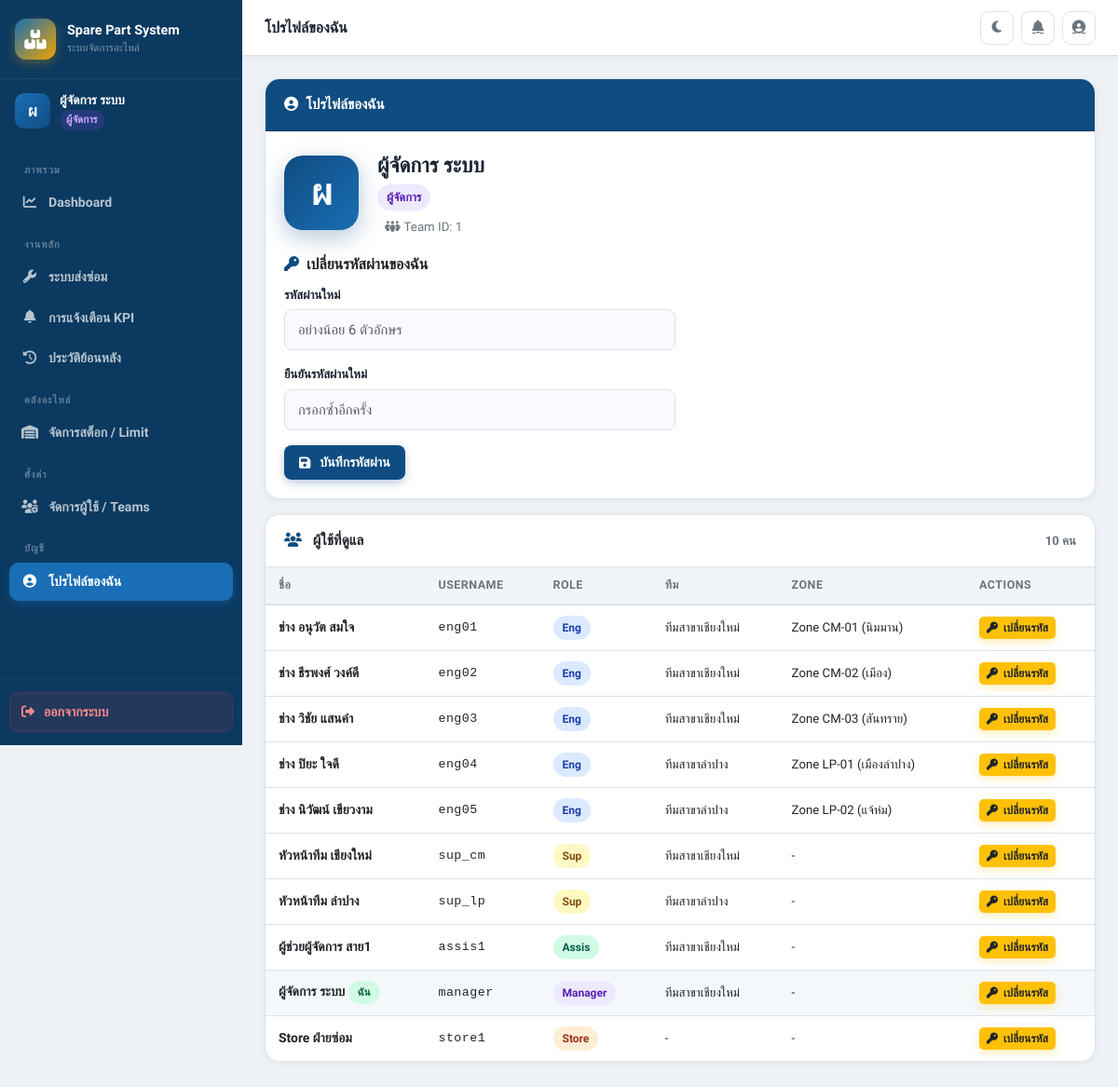
Screenshot of /pages/user_profile.php (signed in) with the database file from the repository.
### tables this page shows
CREATE TABLE IF NOT EXISTS Users (
    User_ID     INT AUTO_INCREMENT PRIMARY KEY,
    Username    VARCHAR(50)  NOT NULL UNIQUE,
    Password    VARCHAR(255) NOT NULL,
    Fullname    VARCHAR(100) NOT NULL,
    Role_Level  ENUM('Eng','Sup','Assis','Manager','Store') NOT NULL DEFAULT 'Eng',
    Team_ID     INT NULL,
    Zone_ID     INT NULL,
    Assis_Teams VARCHAR(200) NULL COMMENT 'comma-separated Team_IDs สำหรับ Assis',
    FOREIGN KEY (Team_ID) REFERENCES Teams(Team_ID) ON DELETE SET NULL,
    FOREIGN KEY (Zone_ID) REFERENCES Zones(Zone_ID)  ON DELETE SET NULL
);

CREATE TABLE IF NOT EXISTS Teams (
    Team_ID   INT AUTO_INCREMENT PRIMARY KEY,
    Team_Name VARCHAR(100) NOT NULL
);

CREATE TABLE IF NOT EXISTS Zones (
    Zone_ID   INT AUTO_INCREMENT PRIMARY KEY,
    Zone_Name VARCHAR(100) NOT NULL,
    Team_ID   INT NOT NULL,
    FOREIGN KEY (Team_ID) REFERENCES Teams(Team_ID) ON DELETE CASCADE
);

### config/controller.php (called while the page is built, shortened)
<?php
require_once 'database.php';
class SystemController {
    private $conn;
    public function __construct() {
        $database    = new Database();
        $this->conn  = $database->getConnection();
    }
    public function getUsersForProfileManagement($r, $i, $t) {
        $base = "SELECT u.*, z.Zone_Name, tm.Team_Name FROM Users u LEFT JOIN Teams tm ON u.Team_ID=tm.Team_ID LEFT JOIN Zones z ON u.Zone_ID=z.Zone_ID";
        if ($r=='Manager') return $this->conn->query("$base ORDER BY u.Role_Level, u.User_ID")->fetchAll(PDO::FETCH_ASSOC);
        $s = $this->conn->prepare("$base WHERE u.User_ID=?"); $s->execute([$i]); return $s->fetchAll(PDO::FETCH_ASSOC);
    }
}
?>

### config/database.php (called while the page is built, shortened)
<?php
class Database {
    private $host;
    private $db_name;
    private $username;
    private $password;
    public function __construct() {
        $this->host     = getenv('DB_HOST') ?: "localhost";
        $this->db_name  = getenv('DB_NAME') ?: "spare_part_system";
        $this->username = getenv('DB_USER') ?: "root";
        $this->password = getenv('DB_PASS') ?: "";
    }
    public function getConnection() {
        $this->conn = null;
        try {
            $this->conn = new PDO(
                "mysql:host={$this->host};dbname={$this->db_name};charset=utf8mb4",
                $this->username,
                $this->password
            );
            $this->conn->exec("SET NAMES utf8mb4");
            $this->conn->setAttribute(PDO::ATTR_ERRMODE, PDO::ERRMODE_EXCEPTION);
        } catch (PDOException $e) {
            error_log("DB Connection error: " . $e->getMessage());
        }
        return $this->conn;
    }
}
?>

### pages/user_profile.php (the view, shortened to what this page needs)
<?php
require_once '../config/controller.php';
require_once '../includes/header.php';
$sys  = new SystemController();
$role = $_SESSION['role'];
$uid  = $_SESSION['user_id'];
$tid  = $_SESSION['team_id'] ?? 0;
$managed_users = $sys->getUsersForProfileManagement($role, $uid, $tid);
$role_labels = ['Eng'=>'ช่าง','Sup'=>'หัวหน้าทีม','Assis'=>'ผู้ช่วยผู้จัดการ','Manager'=>'ผู้จัดการ','Store'=>'เจ้าหน้าที่ Store'];
function hu($s){ return htmlspecialchars($s??'',ENT_QUOTES,'UTF-8'); }
?>
<div class="content-wrapper">
<div class="card mb-3">
    <div class="card-header primary">
        <span><i class="fa-solid fa-circle-user me-2"></i>โปรไฟล์ของฉัน</span>
    </div>
    <div class="card-body">
        <div style="display:flex;align-items:center;gap:20px;flex-wrap:wrap;margin-bottom:20px">
            <div style="width:80px;height:80px;border-radius:20px;background:linear-gradient(135deg,var(--primary),var(--primary-light));display:flex;align-items:center;justify-content:center;font-size:2.5rem;color:#fff;font-weight:700;flex-shrink:0;box-shadow:0 8px 24px rgba(15,76,129,.3)">
                <?php echo mb_substr($_SESSION['fullname']??'?',0,1,'UTF-8'); ?>
            </div>
            <div>
                <div style="font-size:1.4rem;font-weight:800;color:var(--text)"><?php echo hu($_SESSION['fullname']??'-'); ?></div>
                <div style="font-size:.85rem;margin-top:4px">
                    <span class="badge-status <?php $rb=['Eng'=>'st-2','Sup'=>'st-9','Assis'=>'st-1','Manager'=>'st-3','Store'=>'st-5']; echo $rb[$role]??'st-2'; ?>" style="font-size:.8rem">
                        <?php echo $role_labels[$role] ?? $role; ?>
                    </span>
                </div>
                <div style="font-size:.83rem;color:var(--text-muted);margin-top:8px">
                    <?php if ($_SESSION['team_id']??0): ?>
                    <i class="fa-solid fa-people-group me-1 ms-2"></i>Team ID: <?php echo $_SESSION['team_id']; ?>
                    <?php endif; ?>
                </div>
            </div>
        </div>
        <div style="max-width:420px">
            <h6 style="font-weight:700;margin-bottom:14px"><i class="fa-solid fa-key me-2" style="color:var(--primary)"></i>เปลี่ยนรหัสผ่านของฉัน</h6>
            <form method="POST">
                <div class="form-group">
                    <label class="form-label">รหัสผ่านใหม่</label>
                    <input type="password" name="new_password" class="form-control" placeholder="อย่างน้อย 6 ตัวอักษร" required>
                </div>
                <div class="form-group">
                    <label class="form-label">ยืนยันรหัสผ่านใหม่</label>
                    <input type="password" name="confirm_password" class="form-control" placeholder="กรอกซ้ำอีกครั้ง" required>
                </div>
                <button type="submit" class="btn btn-primary">
                    <i class="fa-solid fa-floppy-disk me-1"></i>บันทึกรหัสผ่าน
                </button>
            </form>
        </div>
    </div>
</div>
<?php if (count($managed_users) > 1): ?>
<div class="card">
    <div class="card-header">
        <span><i class="fa-solid fa-users me-2" style="color:var(--primary)"></i>
            <?php echo $role === 'Sup' ? 'ช่างในทีม' : 'ผู้ใช้ที่ดูแล'; ?>
        </span>
        <span style="font-size:.82rem;color:var(--text-muted)"><?php echo count($managed_users); ?> คน</span>
    </div>
    <div class="table-responsive">
    <table class="table-custom">
        <thead><tr><th>ชื่อ</th><th>Username</th><th>Role</th><th>ทีม</th><th>Zone</th><th>Actions</th></tr></thead>
        <tbody>
        <?php foreach($managed_users as $u):
            $isMe = $u['User_ID'] == $uid; ?>
        <tr <?php if($isMe) echo 'style="background:rgba(15,76,129,.04)"'; ?>>
            <td style="font-weight:<?php echo $isMe?'700':'600'; ?>;font-size:.87rem">
                <?php echo hu($u['Fullname']); ?>
                <?php if($isMe): ?> <span class="badge-status st-1" style="font-size:.72rem">ฉัน</span><?php endif; ?>
            </td>
            <td class="font-mono" style="font-size:.83rem"><?php echo hu($u['Username']); ?></td>
            <td><span class="badge-status <?php $rb=['Eng'=>'st-2','Sup'=>'st-9','Assis'=>'st-1','Manager'=>'st-3','Store'=>'st-5']; echo $rb[$u['Role_Level']]??'st-2'; ?>"><?php echo hu($u['Role_Level']); ?></span></td>
            <td style="font-size:.83rem"><?php echo hu($u['Team_Name']??'-'); ?></td>
            <td style="font-size:.83rem"><?php echo hu($u['Zone_Name']??'-'); ?></td>
            <td>
                <button class="btn btn-warning btn-xs" onclick="openPwModal(<?php echo $u['User_ID']; ?>,'<?php echo hu($u['Fullname']); ?>')">
                    <i class="fa-solid fa-key"></i> เปลี่ยนรหัส
                </button>
            </td>
        </tr>
        <?php endforeach; ?>
        </tbody>
    </table>
    </div>
</div>
<?php endif; ?>
</div>
<?php require_once '../includes/footer.php'; ?>

### assets/css/style.css (style rules this page uses)
*, *::before, *::after { box-sizing: border-box; }
body { font-family: 'Sarabun', sans-serif; background-color: var(--bg); color: var(--text); margin: 0; transition: background-color 0.3s, color 0.3s; }
.content-wrapper { padding: 24px; flex: 1; }
.card { background: var(--card-bg); border: 1px solid var(--border); border-radius: 16px; overflow: hidden; box-shadow: 0 1px 8px rgba(0,0,0,0.05); margin-bottom: 20px; }
.card-header { padding: 16px 20px; border-bottom: 1px solid var(--border); display: flex; align-items: center; justify-content: space-between; font-weight: 700; font-size: 0.95rem; background: var(--card-bg); }
.card-header.primary { background: var(--primary); color: #fff; border-color: var(--primary-dark); }
.card-body { padding: 20px; }
.table-custom { width: 100%; border-collapse: collapse; font-size: 0.88rem; }
.table-custom th { background: var(--table-head); color: var(--text-muted); font-weight: 700; font-size: 0.78rem; text-transform: uppercase; letter-spacing: 0.5px; padding: 10px 14px; border-bottom: 2px solid var(--border); text-align: left; white-space: nowrap; }
.table-custom td { padding: 11px 14px; border-bottom: 1px solid var(--border); vertical-align: middle; }
.table-custom tbody tr { transition: background 0.15s; }
.table-custom tbody tr:last-child td { border-bottom: none; }
.table-responsive { overflow-x: auto; -webkit-overflow-scrolling: touch; }
.badge-status { display: inline-flex; align-items: center; gap: 5px; padding: 4px 10px; border-radius: 20px; font-size: 0.75rem; font-weight: 700; white-space: nowrap; }
.st-1 { background:#d1fae5; color:#065f46; }
.st-2 { background:#dbeafe; color:#1e40af; }
.st-3 { background:#ede9fe; color:#5b21b6; }
.st-5 { background:#ffedd5; color:#9a3412; }
.st-9 { background:#fef9c3; color:#854d0e; }
.btn { display:inline-flex; align-items:center; gap:6px; padding:8px 16px; border-radius:8px; font-family:'Sarabun',sans-serif; font-size:0.88rem; font-weight:700; border:none; cursor:pointer; transition:all 0.2s; white-space:nowrap; }
.btn-primary { background:var(--primary); color:#fff; box-shadow:0 3px 10px rgba(15,76,129,.3); }
.btn-warning { background:#ffc107; color:#212529; box-shadow:0 3px 10px rgba(255,193,7,.3); }
.btn-xs { padding:3px 8px; font-size:0.75rem; border-radius:5px; }
.form-group { margin-bottom: 16px; }
.form-label { display:block; font-size:0.82rem; font-weight:700; color:var(--text); margin-bottom:6px; }
.form-control { display:block; width:100%; padding:10px 14px; border:1.5px solid var(--border); border-radius:8px; font-family:'Sarabun',sans-serif; font-size:0.92rem; background:var(--input-bg); color:var(--text); transition:all 0.2s; outline:none; }
.font-mono { font-family:'Consolas','Courier New',monospace; letter-spacing:.5px; }
.mb-3 { margin-bottom:16px!important; }

### rows the page displays
users: Fullname "ช่าง อนุวัต สมใจ", Username "eng01", Role_Level "Eng", Team_ID.Team_Name "ทีมสาขาเชียงใหม่", Zone_ID.Zone_Name "Zone CM-01 (นิมมาน)"
users: Fullname "ช่าง ธีรพงศ์ วงค์ดี", Username "eng02", Role_Level "Eng", Team_ID.Team_Name "ทีมสาขาเชียงใหม่", Zone_ID.Zone_Name "Zone CM-02 (เมือง)"
users: Fullname "ช่าง วิชัย แสนคำ", Username "eng03", Role_Level "Eng", Team_ID.Team_Name "ทีมสาขาเชียงใหม่", Zone_ID.Zone_Name "Zone CM-03 (สันทราย)"
users: Fullname "ช่าง ปิยะ ใจดี", Username "eng04", Role_Level "Eng", Team_ID.Team_Name "ทีมสาขาลำปาง", Zone_ID.Zone_Name "Zone LP-01 (เมืองลำปาง)"
users: Fullname "ช่าง นิวัฒน์ เขียวงาม", Username "eng05", Role_Level "Eng", Team_ID.Team_Name "ทีมสาขาลำปาง", Zone_ID.Zone_Name "Zone LP-02 (แจ้ห่ม)"
users: Fullname "หัวหน้าทีม เชียงใหม่", Username "sup_cm", Role_Level "Sup", Team_ID.Team_Name "ทีมสาขาเชียงใหม่", Zone_Name "-"
users: Fullname "หัวหน้าทีม ลำปาง", Username "sup_lp", Role_Level "Sup", Team_ID.Team_Name "ทีมสาขาลำปาง", Zone_Name "-"
users: Fullname "ผู้ช่วยผู้จัดการ สาย1", Username "assis1", Role_Level "Assis", Team_ID.Team_Name "ทีมสาขาเชียงใหม่", Zone_Name "-"
users: Fullname "ผู้จัดการ ระบบ", shows "ฉัน", Username "manager", Role_Level "Manager", Team_ID.Team_Name "ทีมสาขาเชียงใหม่", Zone_Name "-"
users: Fullname "Store ฝ่ายซ่อม", Username "store1", Role_Level "Store", Team_Name "-", Zone_Name "-"

### other values shown
$avatar_letter "ผ"
$current_fullname "ผู้จัดการ ระบบ"
$role_label "ผู้จัดการ"
mb_substr($_SESSION['fullname']??'?',0,1,'UTF-8') "ผ"
hu($_SESSION['fullname']??'-') "ผู้จัดการ ระบบ"
$role_labels[$role] "ผู้จัดการ"
$_SESSION['team_id'] "1"
count($managed_users) "10"
